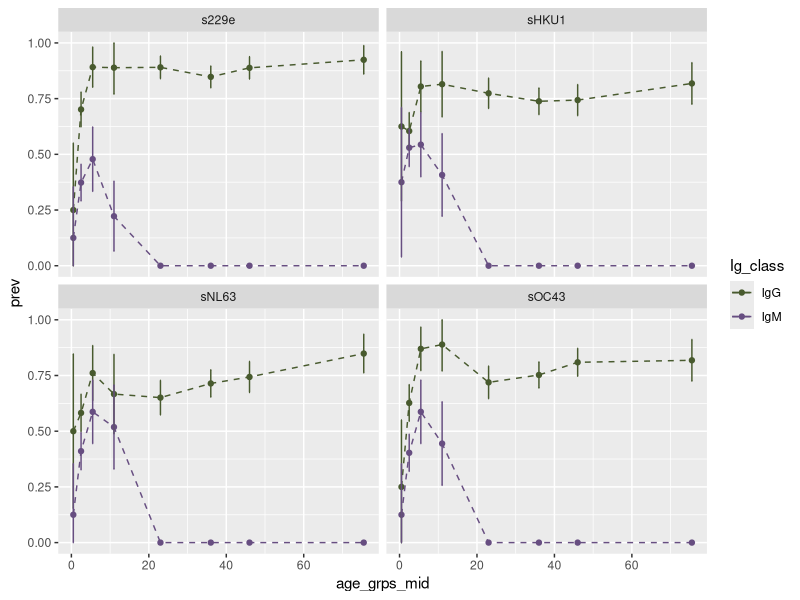
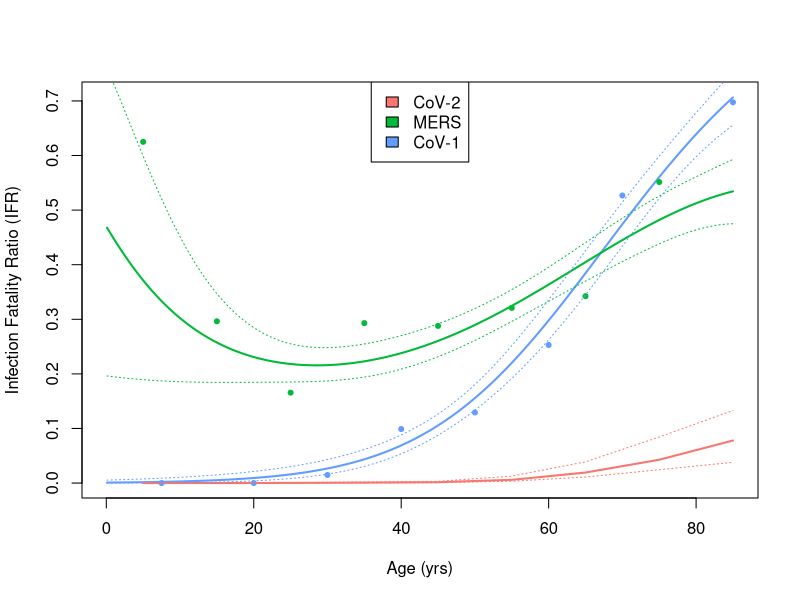
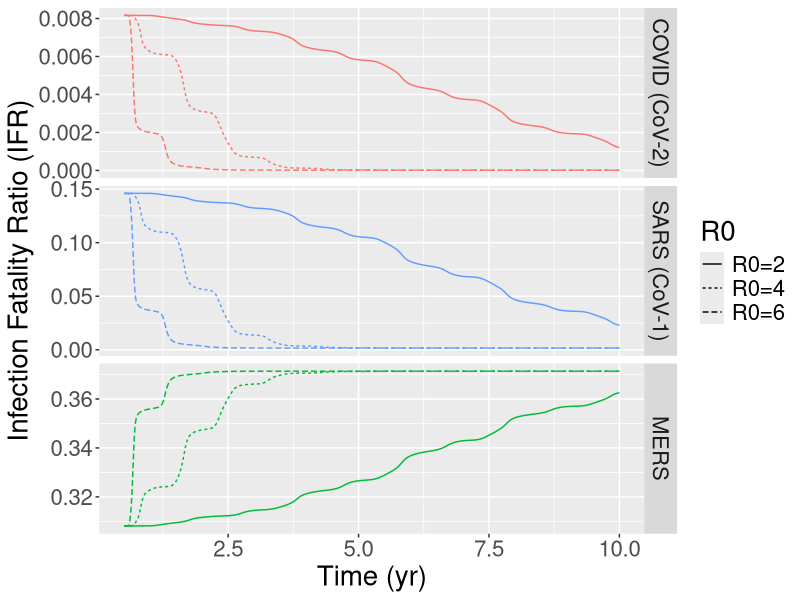
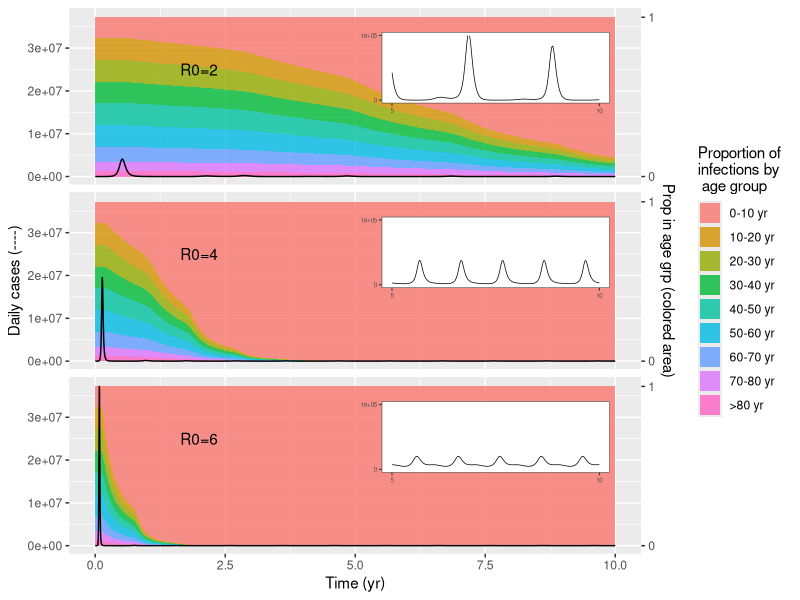
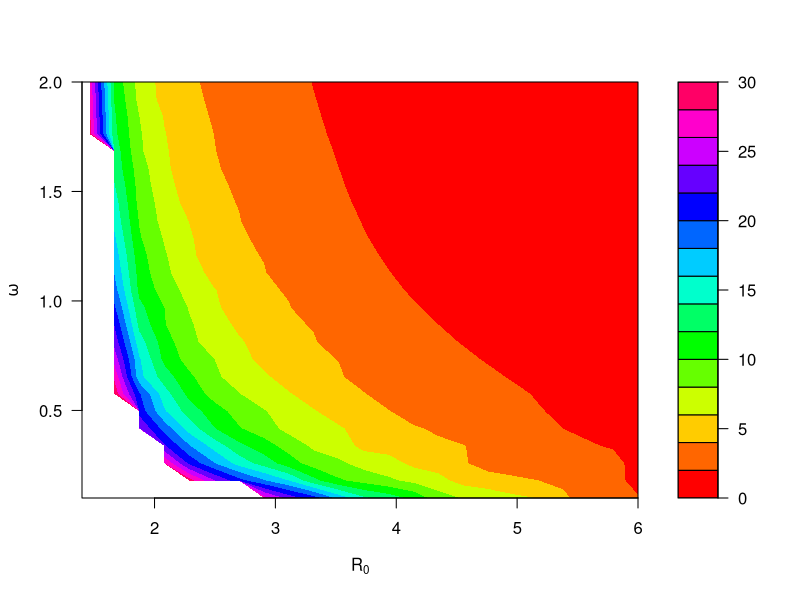
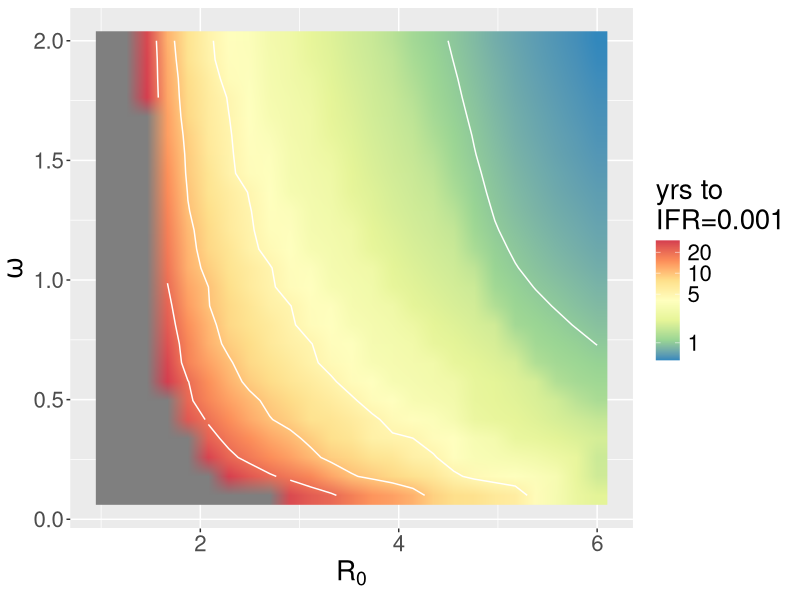
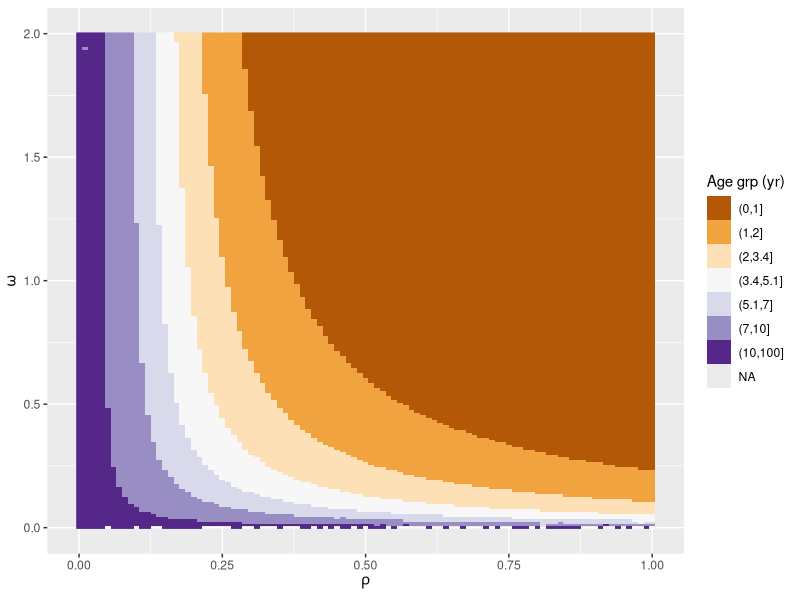

Write R code to recreate these figures, in order.
## ---- chunk 1
knitr::opts_chunk$set(echo=F)

## ---- chunk 2
#######################
# Serosurvey data from http://www.biomedcentral.com/1471-2334/13/433
# Jennie Lavine
# June 10, 2020
######################
setwd('/Users/jennielavine/Desktop/COVID-19')
require(tidyverse)

age_grps_min<-rep(c(0,1,4,7,15,31,41,51),8)
age_grps_max<-rep(c(1,4,7,15,31,41,51,100),8)
popsize<-rep(c(8,134,46,27,146,210,152,66),8)
serodat <- as.data.frame(cbind(age_grps_min,age_grps_max, popsize))
serodat$age_grps_mid<-(serodat$age_grps_max+serodat$age_grps_min)/2

Ig.names<-c('IgG','IgM')
serodat$Ig_class <- rep(c(rep(Ig.names[1],8),rep(Ig.names[2],8)),4)
s.names <- c('s229e','sOC43','sHKU1','sNL63')
serodat$strain <- rep(s.names,each=16)
serodat$pos<-NA
  
serodat$pos[serodat$strain=='s229e' & serodat$Ig_class=='IgG']<-
  c(2,94,41,24,130,178,135,61)

serodat$pos[serodat$strain=='sOC43' & serodat$Ig_class=='IgG']<-
  c(2,84,40,24,105,158,123,54)

serodat$pos[serodat$strain=='sHKU1' & serodat$Ig_class=='IgG']<-
  c(5,81,37, 22,113,155, 113,54)
 
serodat$pos[serodat$strain=='sNL63' & serodat$Ig_class=='IgG']<-
  c(4,78,35,18,95,150,113,56) 

serodat$pos[serodat$strain=='s229e' & serodat$Ig_class=='IgM']<-
  c(1,50,22,6,rep(0,4))

serodat$pos[serodat$strain=='sOC43' & serodat$Ig_class=='IgM']<-
  c(1,54,27,12, rep(0,4))

serodat$pos[serodat$strain=='sHKU1' & serodat$Ig_class=='IgM']<-
  c(3,71,25,11,rep(0,4))

serodat$pos[serodat$strain=='sNL63' & serodat$Ig_class=='IgM']<-
  c(1,55,27,14, rep(0,4))

z=1.96 

serodat$prev <- serodat$pos/serodat$popsize
serodat$err <-  z*sqrt((serodat$prev*(1-serodat$prev))/
                         serodat$popsize)
serodat$err.min<-serodat$prev-serodat$err
serodat$err.min[which(serodat$err.min<0)]<-0
serodat$err.max<-serodat$prev+serodat$err
serodat$err.max[which(serodat$err.max>1)]<-1

cols_bars<-c("#b2d4ac","#D08CC6")
col_err<-c("#485a2e", "#674E81")

age.widths<-serodat$age_grps_max[1:8] - serodat$age_grps_min[1:8]

#pdf('fig2a.pdf',height=4, width=5)
g <- ggplot(data=serodat, aes(y=prev, x=age_grps_mid))
g+ geom_point(aes(colour=Ig_class)) + 
  geom_line(aes(colour=Ig_class),linetype='dashed')+
  scale_fill_manual(values=cols_bars)+
  scale_colour_manual(values=col_err)+
  geom_errorbar(aes(ymin = err.min, ymax = err.max, colour=Ig_class), width = .25)+
  facet_wrap(vars(strain)) 
#dev.off()

rawdat <- sapply(s.names,function(x) NULL)
age_inds<-unique(serodat$age_grps_mid)
for (i in 1:length(s.names)){
  temp<-subset(serodat, Ig_class=='IgM' & strain==s.names[i])
  for(j in 1:length(age_inds)){
    temp2<-subset(temp, age_inds==age_inds[j])
    rawdat[[s.names[i]]]<-c(rawdat[[s.names[i]]],
                            rep(age_inds[j], temp2$pos))
    }
  }

means <- lapply(rawdat, mean)
sds <- lapply(rawdat, function(x){
  sqrt(var(x)/length(x))})

ests<-rbind(as.data.frame(means), as.data.frame(sds))
rownames(ests)<-c('means','sds')
ests['ci_low',]<-apply(ests, 2, function(x){
  x['means']-1.96*x['sds']
})

ests['ci_hi',]<-apply(ests, 2, function(x){
  x['means']+1.96*x['sds']
})
## ---- chunk 3

require(tidyverse)
library(readr)

res10<-read_csv('steady_state_res/output_0615_R010.csv')
res10$R0<-10
res5<-read_csv('steady_state_res/output_0614_R05.csv')
res5$R0<-5
res2 <-read_csv('steady_state_res/output_0615_R02.csv')
res2$R0<-2
res<-rbind(res10,res2, res5)

####Calculate contribution of secondary cases to FOI on S
rel_cont_I2<-expression(rel_2inf*ST_I2/(ST_I1+rel_2inf*ST_I2))
res$foi_I2_prop<-eval(rel_cont_I2, res)

res$age_lev<-cut(res$mapi, c(0,1,2,3.4,5.1,7,10,100))
temp<-subset(res, age_lev=="(3.4,5.1]" & res$omega1>=0.5)
range(temp$rel_2inf)
range(temp$foi_I2_prop)

pdf('fig2b.pdf', height=4, width=5)
g<-ggplot(data=subset(res, R0==5), aes(x=rel_2inf, y=omega1))
g + geom_raster(aes(fill=age_lev))+
  scale_fill_brewer(palette = "PuOr") +
  labs(x=expression(rho), y=expression(omega), fill='Age grp (yr)')
dev.off()

#+ facet_grid(vars(R0))

## ---- chunk 4
################
#SARS & MERS projections
# Jennie Lavine
# Aug 6, 2020
################

require(tidyverse)
library(dplyr)
library(ggplot2)
library(reshape2)


hk.sars <- data.frame(ages=c('[0,14]','[15,24]','[25,34]','[35,44]','[45,54]','[55,64]','[65,74]','>75'))
hk.sars$prev.10000 <- c(0.1,0.8,2,3.8,2.6,2.5,2.4,3.1)
hk.sars$cases <- round(1750*(hk.sars$prev.10000/sum(hk.sars$prev.10000)))
hk.sars$cfr <- c(0,0.5,1.6, 10,13,25.3,52.5,69.6)/100
hk.sars$deaths<- round(hk.sars$cfr * hk.sars$cases)

cfr.age<-data.frame(
  path=c(rep(c('mers', 'covid'),each=9),rep('sars',8)),
  age.mids=c(rep(c(seq(5,75,by=10),92.5),2),c(7.5,20,30,40,50,60,70,85))
)

cfr.age$cases[cfr.age$path=='mers']<-c(8, 27, 314, 215, 264, 321,333,214, 93)
cfr.age$deaths[cfr.age$path=='mers']=c(5, 8, 52,63, 76, 103, 114, 118, 49)

cfr.age$cases[cfr.age$path=='covid']<-c(
  416, 549, 3619, 7600, 8571, 10008, 8583, 3918, 1408)
cfr.age$deaths[cfr.age$path=='covid']<-c(
  0,1,7,18,38, 130,309, 312, 208)



cfr.age$cases[cfr.age$path=='sars']<-hk.sars$cases
cfr.age$deaths[cfr.age$path=='sars']=hk.sars$deaths

cfr.age$cfr<-cfr.age$deaths/cfr.age$cases

#cfr.age$cfr[cfr.age$path=='sars']<-c(0,0,0.9,3.0, 5.0, 10,17.6, 28, 26.3)/100

cfr.age$cfr.lo<-cfr.age$cfr-
  1.96*sqrt(cfr.age$cfr*(1-cfr.age$cfr)/cfr.age$cases)
cfr.age$cfr.hi<-cfr.age$cfr+
  1.96*sqrt(cfr.age$cfr*(1-cfr.age$cfr)/cfr.age$cases)

cfr.age$surv<-cfr.age$cases-cfr.age$deaths
pred.ages<-seq(5,85,length=9)

critval <- 1.96 ## approx 95% CI

logit.fun<-function(x){
  return(exp(x)/(1+exp(x)))
}

ages.sars<-cfr.age$age.mids[cfr.age$path=='sars']
dat.sars<-as.matrix(cfr.age[cfr.age$path=='sars',c('deaths','surv')])
fit.sars<-glm(dat.sars ~ poly(ages.sars,2), family='binomial')
sars.logit <- predict(fit.sars, data.frame(ages.sars=pred.ages), type='link',se.fit=T)
pred.sars<- logit.fun(sars.logit$fit)
pred.sars.lo <- logit.fun(sars.logit$fit - (critval * sars.logit$se.fit))
pred.sars.hi <- logit.fun(sars.logit$fit + (critval * sars.logit$se.fit))


ages.mers<-cfr.age$age.mids[cfr.age$path=='mers']
dat.mers<-as.matrix(cfr.age[cfr.age$path=='mers',c('deaths','surv')])
fit.mers<-glm(dat.mers ~ poly(ages.mers,3), family='binomial')
mers.logit <- predict(fit.mers, data.frame(ages.mers=pred.ages), type='link',se.fit=T)
pred.mers<- logit.fun(mers.logit$fit)



ages.covid<-cfr.age$age.mids[cfr.age$path=='covid']
dat.covid<-as.matrix(cfr.age[cfr.age$path=='covid',c('deaths','surv')])
fit.covid<-glm(dat.covid ~ poly(ages.covid,2), family='binomial')
covid.logit <- predict(fit.covid, data.frame(ages.covid=pred.ages))
pred.covid<- exp(covid.logit)/(1+exp(covid.logit))


# #pdf(file='fig4a.pdf',height=5, width=6)
# ggplot(mapping= aes(x=age.mids, y=deaths/cases, colour=path, succ=deaths, fail=cases-deaths))+
#   geom_point(data=cfr.age) +
#   geom_smooth(data=subset(cfr.age, cfr.age$path=='mers'),
#     method="glm",
#     method.args=list(family="binomial"),
#     formula = cbind(succ, fail) ~ poly(x,3)  
#     ) +
#   geom_smooth(data=subset(cfr.age, cfr.age$path=='sars'),
#     method="glm",
#     method.args=list(family="binomial"),
#     formula = cbind(succ, fail) ~ poly(x,2) 
#     ) +
# labs(x='midpoint of age groups (yr)', y='infection fatality ratio', color='pathogen')+
#    scale_color_discrete(labels = c("CoV-2", "MERS", "CoV-1"))+
#   theme(text = element_text(size = 20))   
# #dev.off()



#####Alternative plot using covid IFR
ages.line<-seq(0.1,85,by=0.1)

mers.logit.line <- predict(fit.mers, data.frame(ages.mers=ages.line), type='link',se.fit=T)
pred.line.mers<- logit.fun(mers.logit.line$fit)
pred.mers.lo <- logit.fun(mers.logit.line$fit - (critval * mers.logit.line$se.fit))
pred.mers.hi <- logit.fun(mers.logit.line$fit + (critval * mers.logit.line$se.fit))

sars.logit.line <- predict(fit.sars, data.frame(ages.sars=ages.line), type='link',se.fit=T)
pred.line.sars<- logit.fun(sars.logit.line$fit)
pred.sars.lo <- logit.fun(sars.logit.line$fit - (critval * sars.logit.line$se.fit))
pred.sars.hi <- logit.fun(sars.logit.line$fit + (critval * sars.logit.line$se.fit))

ifr.covid <- c(0.000016, 0.0000695, 0.000309, 0.000844, 0.00161, 0.00595, 0.0193, 0.0428, 0.078)
ifr.covid.lo<-
  c(0.000185, 0.00149,0.0138, 0.0408, 0.0764, 0.344, 1.11,2.45, 3.80) * 0.01
ifr.covid.hi<-
  c(0.0249, 0.0502, 0.0923, 0.185, 0.323, 1.28, 3.89, 8.44, 13.3) * 0.01

gg_color_hue <- function(n) {
  hues = seq(15, 375, length = n + 1)
  hcl(h = hues, l = 65, c = 100)[1:n]
}
cols <- gg_color_hue(3)
col.mers <- cols[2]
col.sars <- cols[3]
col.covid <- cols[1]

#pdf(file='fig4a2.pdf',height=6, width=5.2)

plot(x=ages.line, y=pred.line.sars, type='l', col=col.sars, xlab='Age (yrs)', ylab='Infection Fatality Ratio (IFR)', lwd=2)
points(x=ages.line, y=pred.line.mers, type='l', col=col.mers, lwd=2)
points(x=seq(5,85,by=10), y=ifr.covid, type='l', col=col.covid, lwd=2)

points(x=cfr.age[cfr.age$path=='mers', c('age.mids')], 
       y=cfr.age[cfr.age$path=='mers', c('cfr')], col=col.mers, pch=20)
points(x=cfr.age[cfr.age$path=='sars', c('age.mids')], 
       y=cfr.age[cfr.age$path=='sars', c('cfr')], col=col.sars, pch=20)

points(x=ages.line, y=pred.mers.lo, type='l', col=col.mers, lty='dotted')
points(x=ages.line, y=pred.mers.hi, type='l', col=col.mers, lty='dotted')

points(x=ages.line, y=pred.sars.lo, type='l', col=col.sars, lty='dotted')
points(x=ages.line, y=pred.sars.hi, type='l', col=col.sars, lty='dotted')

points(x=seq(5,85,by=10), y=ifr.covid.lo, type='l', col=col.covid, lty='dotted')
points(x=seq(5,85,by=10), y=ifr.covid.hi, type='l', col=col.covid, lty='dotted')

legend('top', legend=c('CoV-2','MERS','CoV-1'), fill=cols)

#dev.off()
## ---- chunk 5
require(deSolve)

MODEL <- function(times, logstate, parameters) {
  state=exp(logstate)
  with(as.list(c(state, parameters)), {
    S = matrix(state[1:J], nrow = J, ncol=1)
    I1 = matrix(state[(J+1):(2*J)], nrow = J, ncol=1)
    R1 = matrix(state[(2*J+1):(3*J)], nrow = J, ncol=1)
    R2 = matrix(state[(3*J+1):(4*J)], nrow = J, ncol=1)
    I2 = matrix(state[(4*J+1):(5*J)], nrow = J, ncol=1)
    
    N = sum(state)
    beta =beta0*(1+beta1*cos(2*pi*times+(pi/3)))
    lambda.in <- matrix(c(0, lambda), nrow=J, ncol=1)
    lambda.out <- matrix(c(lambda, 0), nrow=J, ncol=1)

    dS <- mu*N + 
      lambda.in * S - 
      beta * S * sum(I1+I2*rho) - 
      (delta + lambda.out)*S
    dI1 <- lambda.in * I1 + 
      beta * S * sum(I1+I2*rho) - 
      (delta + lambda.out + gamma) * I1
    dR1 <- lambda.in * R1 + 
      gamma * (I1 + I2) - 
      (delta + omega + lambda.out) * R1
    dR2 <- lambda.in * R2 + 
      omega * R1 -
      beta * R2 * sum(I1+I2*rho) - 
      (delta + lambda.out) * R2
    dI2 <- lambda.in * I2 + 
      beta * R2 * sum(I1+I2*rho) - 
      (gamma + delta + lambda.out) * I2
    
    return(list(c(dS, dI1, dR1, dR2, dI2)/state))
  })
}


fun_0.5yr <- function(deaths = x, cases = y, ind) {
  sum(deaths[ind:(ind + round(steps.yr/2))]) / sum(cases[ind:(ind + round(steps.yr/2))])
}
########################
#Age data, hospitalization rates and CFRs
# Age distribution of US from https://www.census.gov/prod/cen2010/briefs/c2010br-03.pdf
#age-specific death rates from https://www.cdc.gov/nchs/data/databriefs/db355_tables-508.pdf#page=3 2018 data
#birth rate from https://www.cdc.gov/nchs/fastats/births.htm
#########################

age_dist<-read.csv('US_age_dist.csv')[,1:2]
colnames(age_dist) <- c('age', 'pop.size')
#age_dist$prop<-age_dist$pop.size/sum(age_dist$pop.size)

age_9grp <- as.data.frame(cbind('age'=c(seq(10,80, by=10), 105) , 
                                'pop.size'=c(sum(age_dist$pop.size[1:2]), 
                                             sum(age_dist$pop.size[3:4]), 
                                             sum(age_dist$pop.size[5:6]), 
                                             sum(age_dist$pop.size[7:8]), 
                                             sum(age_dist$pop.size[9:10]), 
                                             sum(age_dist$pop.size[11:12]), 
                                             sum(age_dist$pop.size[13:14]), 
                                             sum(age_dist$pop.size[15:16]), 
                                             sum(age_dist$pop.size[17:21])
                                )))

age_9grp$prop <- age_9grp$pop.size/sum(age_9grp$pop.size)

age_9grp$cfr.sars <- pred.sars
#age_9grp$cfr.covid <- pred.covid
age_9grp$cfr.covid <- ifr.covid

age_9grp$cfr.mers <- pred.mers
tot_pop <- sum(age_9grp$pop.size)


death_rate_age<-as.data.frame(cbind(age=seq(25,95,by=10), 
                                    number=c(30154,58844,80380,164837,374836,543778,675205,880280),
                                    rate=c(70.2,128.8,194.7,395.9,886.7,1783.3,4386.1,13450.7)/100000))

death_rate.glm<-with(
  death_rate_age,glm(rate ~ age,
                     family=gaussian(link='log'))
)

pred_death_rate<-exp(predict(death_rate.glm, data.frame(age=seq(0,100,by=0.5))))

mod.pred<-round(exp(predict(death_rate.glm, data.frame(age=c(seq(5,75,by=10),90) ))),5)
mean_death_rate<-sum(age_9grp$prop*mod.pred)
age_9grp$br.death<-mod.pred

#Total number of births in 2018 in the US: 3791712
#Total number of deaths in 2018 in the US: 2813503
birth.rate<-11.6/1000



##################
#Set initial conditions
##################

J=9
state.names<-paste(rep(c('S','I1','R1','R2','I2'),each=J),
                   rep(letters[1:J], 5),sep='')
state_init <- rep(1E-15, 5*J)
names(state_init)<-state.names
state_init[grep('S',state.names)]<-age_9grp$prop
state_init[grep('I1', state.names)]<-1/sum(age_9grp$pop.size)
state_init<-log(state_init/sum(state_init))

param_grid<-expand.grid(
  R0 = c(2,4,6), 
  beta1 = 0.2, #seasonal forcing parameter
  gamma = 365/9, 
  omega = 1,
  rho = 0.7,
  disease = c('covid','sars','mers')
)

params<-list(NULL)
for(i in 1:nrow(param_grid)){
  params[[i]]<- list(
    mu = matrix(c(birth.rate, rep(0, (J-1))), nrow=J, ncol=1),
    delta = matrix(age_9grp$br.death, nrow=J, ncol=1),
    beta0 = (365/9 + birth.rate)*param_grid$R0[i], 
    beta1 = 0.2, #seasonal forcing parameter
    lambda = matrix(1/(diff(age_9grp$age)),nrow=(J-1), ncol=1),
    gamma = 365/9, 
    omega = 1,
    rho = 0.7,
    R0=param_grid$R0[i],
    disease = param_grid$disease[i],
    cfr = age_9grp[,grep(param_grid$disease[i],names(age_9grp))]
  )
}

steps.yr = 365
maxt = 10
times=seq(0,maxt, by=1/steps.yr)
sim.n<-nrow(param_grid)

cases_res<-matrix(rep(NA, sim.n*steps.yr*maxt), ncol=sim.n)
cfr_res<-matrix(rep(NA, sim.n*(steps.yr*maxt-(round(steps.yr/2)+1))), ncol=sim.n)
infecs_res<-list(NULL)
pop_res<-matrix(rep(NA, sim.n*steps.yr*maxt), ncol=sim.n)

for(j in 1:length(params)){
  out <- ode(y=state_init, times=times, func=MODEL, parms=params[[j]])
  out<-exp(out)
  out[,1]<-log(out[,1])

  probs.step <- 1-pexp(rate=unlist(params[[j]]['gamma']), 1/steps.yr)
  
  I_t1 <- tail(out[, grep('I1',colnames(out))], -1)
  I_t0 <- head(out[, grep('I1',colnames(out))], -1)
  X = I_t1 - (I_t0 * probs.step)  #calculate X, new infections at time t
  ##I_t1 = I_t0*P(staying in I in time step) + X
  ##X = I_t1 - I_t0*P(staying in I in time step)
  
  newI_step<-X*tot_pop
  
  deaths <- t(t(newI_step) * params[[j]]$cfr)
  deaths_tot <- apply(deaths, 1, sum)
  cases_tot <- apply(newI_step, 1, sum)
  
  cfr_0.5yr <- c(NULL)
  for (i in 1:(length(deaths_tot) - round(steps.yr/2)-1)) {
    cfr_0.5yr[i] <- fun_0.5yr(deaths = deaths_tot,
                              cases = cases_tot,
                              ind = i)
  }

  infecs_res[[j]] <- newI_step
  cases_res[, j] <- cases_tot
  cfr_res[, j] <- cfr_0.5yr
  pop_res[,j] <- apply(out[-1,-1], 1, sum) * tot_pop
  print(j)
}



#################
#Plotting
###############
##Plot CFR
cfr_res<-as.data.frame(cfr_res)
names(cfr_res)<-paste( param_grid[,'disease'],' R0=',param_grid[,'R0'],  sep='')
cfr_res$time<-tail(times, nrow(cfr_res))
cfr_clean<-gather(cfr_res, params, cfr, -time)
cfr_clean$disease <- unlist(str_split(cfr_clean$params, ' '))[1:2==1]
cfr_clean$R0 <- unlist(str_split(cfr_clean$params, ' '))[1:2==2]
cfr_clean$disease2<-factor(cfr_clean$disease, levels=c('covid','sars','mers'))

path.labs<-c(covid='COVID (CoV-2)', sars='SARS (CoV-1)', mers='MERS')

#pdf('fig4b2.pdf',height=6, width=6)
cfr.plot <- ggplot(data=cfr_clean, aes(x=time, y=cfr, color=disease))

cfr.plot + geom_line(aes(linetype=R0)) + 
  facet_grid(rows=vars(disease2), scales='free', 
             labeller=labeller(disease2=path.labs)) +
  scale_color_discrete(guide=F) + 
  theme(text = element_text(size = 20))  +
  labs(x='Time (yr)',y='Infection Fatality Ratio (IFR)')
#dev.off()
## ---- chunk 6

#Plot Cases & Ages
annotation_custom2 <- function (grob, xmin = -Inf, xmax = Inf, ymin = -Inf, ymax = Inf, data) 
{
  layer(data = data, stat = StatIdentity, position = PositionIdentity, 
        geom = ggplot2:::GeomCustomAnn,
        inherit.aes = TRUE, params = list(grob = grob, 
                                          xmin = xmin, xmax = xmax, 
                                          ymin = ymin, ymax = ymax))
}


temp <- as.data.frame(infecs_res[[1]])
temp$R0<-params[[1]]$R0
temp$disease<-params[[1]]$disease
temp$time<-times[-1]
temp$popsize<-pop_res[,1]
age.data<-temp
for(i in 2:length(infecs_res)){
  temp <- as.data.frame(infecs_res[[i]])
  temp$R0<-params[[i]]$R0
  temp$disease<-params[[i]]$disease
  temp$time<-times[-1]
  temp$popsize<-pop_res[,i]
  age.data<-rbind(age.data, temp)
}               


age.data$tot_cases <- apply(age.data[,1:J], 1, sum)
props<-age.data[,1:J]/age.data$tot_cases
colnames(props)<-paste(colnames(props), '.prop', sep='')
age.data$inc<-age.data$tot_cases/age.data$popsize
age.data<-cbind(age.data, props)

age.data<-age.data%>% 
  pivot_longer(grep('.prop',colnames(age.data)), 
               names_to = "age_grp", values_to = "prop_cases")

# Plot
R0.labs<-paste('R0', '=', c(2,4,6), sep='')
names(R0.labs)<-c(2,4,6)
age.labs<-c(paste( c(0,head(age_9grp$age,-2)),'-',
                head(age_9grp$age,-1), ' yr', sep=''),
            paste('>',age_9grp$age[8], ' yr', sep='')
 )

g<- ggplot(subset(age.data, disease=='sars'), aes(x=time))

dat_text <- data.frame(
  label = R0.labs,
  R0   = c(2,4,6),
  x     = rep(2,3),
  y     = rep(2.5E7,3)
)

max.y<-max(age.data$prop_cases*max(age.data$tot_cases))



g.main <- g + geom_area(aes(y=prop_cases*max(tot_cases), fill=age_grp), alpha=0.8 , size=1) + 
  scale_fill_discrete(labels = age.labs)+
  geom_line(aes(y=tot_cases) ) +
  scale_y_continuous(limits=c(0,max.y+(max.y/100)), 
    sec.axis = sec_axis( trans=~./max.y, 
        name="Prop in age grp (colored area)", breaks=c(0,1))) +
  facet_grid(vars(R0)) +
  labs(x='Time (yr)', y='Daily cases (----)', 
       fill='Proportion of \ninfections by \n age group') + 
  geom_text(data = dat_text,
            mapping = aes(x = x, y = y, label = label)) +
  theme(strip.background = element_blank(),
        strip.text.y = element_blank())

g.tail.2 <- ggplot(data = subset(age.data, time>5 & R0==2), aes(x=time)) + 
  geom_line(aes(y=tot_cases), size=0.25) +  
  guides(fill=FALSE) +
  scale_x_continuous(breaks=c(5,10)) +
  scale_y_continuous(breaks = c(0,100000), limits=c(0,100000), labels=c(0,1E5))+
  theme_bw(base_size=8) +  ## makes everything smaller
  theme(panel.background = element_rect(fill="white"),  ## white plot background 
        axis.title.y = element_blank(),
        axis.title.x = element_blank(),
        axis.text.x = element_text(size=rel(0.7)), ## tiny axis text
        axis.text.y = element_text(size=rel(0.7)),
        panel.grid.major = element_blank(),
        panel.grid.minor = element_blank(),
        plot.background = element_blank()) 

g.tail.4 <- ggplot(data = subset(age.data, time>5 & R0==4), aes(x=time)) + 
  geom_line(aes(y=tot_cases), size=0.25) +  
  guides(fill=FALSE) +
  scale_x_continuous(breaks=c(5,10)) +
  scale_y_continuous(breaks = c(0,100000), limits=c(0,100000), labels=c(0,1E5))+
  theme_bw(base_size=8) +  ## makes everything smaller
  theme(panel.background = element_rect(fill="white"),  ## white plot background 
        axis.title.y = element_blank(),
        axis.title.x = element_blank(),
        axis.text.x = element_text(size=rel(0.7)), ## tiny axis text
        axis.text.y = element_text(size=rel(0.7)), ## tiny axis text

        panel.grid.major = element_blank(),
        panel.grid.minor = element_blank(),
        plot.background = element_blank())


g.tail.6 <- ggplot(data = subset(age.data, time>5 & R0==6), aes(x=time)) + 
  geom_line(aes(y=tot_cases), size=0.25) +  
  guides(fill=FALSE) +
  scale_x_continuous(breaks=c(5,10)) +
  scale_y_continuous(breaks = c(0,100000), limits=c(0,100000), labels=c(0,1E5))+
  theme_bw(base_size=8) +  ## makes everything smaller
  theme(panel.background = element_rect(fill="white"),  ## white plot background 
        axis.title.y = element_blank(),
        axis.title.x = element_blank(),
        axis.text.x = element_text(size=rel(0.7)), ## tiny axis text
        axis.text.y = element_text(size=rel(0.7)), ## tiny axis text

        panel.grid.major = element_blank(),
        panel.grid.minor = element_blank(),
        plot.background = element_blank())

g.main + annotation_custom2(grob=ggplotGrob(g.tail.2), 
                            data=subset(age.data, R0==2),
                            ymin = 1.3E7, ymax=3.5E7, xmin=5, xmax=10) +
  annotation_custom2(grob=ggplotGrob(g.tail.4), 
                     data=subset(age.data, R0==4),
                     ymin = 1.3E7, ymax=3.5E7, xmin=5, xmax=10)+
  annotation_custom2(grob=ggplotGrob(g.tail.6), 
                     data=subset(age.data, R0==6),
                     ymin = 1.3E7, ymax=3.5E7, xmin=5, xmax=10)


## ---- chunk 7
res<-read_csv('sensitivity_1030.csv')
res<-subset(res, rho==0.7)

temp<-matrix(res$CFR_lo_time, 
             nrow=length(unique(res$R0)), 
             ncol=length(unique(res$omega))
)

filled.contour(x=unique(res$R0),
               y=unique(res$omega), 
               z=temp, 
               nlevels=20,
               xlim=c(1.4,6),
               color.palette = rainbow, 
               xlab=expression('R'[0]), 
               ylab=expression(omega))

g <- ggplot(data=subset(res, rho=0.7), 
            aes(x=R0, y=omega, 
                z=CFR_lo_time,
                fill=CFR_lo_time)
            )

#pdf('fig3b2_new.pdf',height=3.5,width=5)
  g +
  geom_raster(interpolate = T) +
  scale_fill_distiller(palette = "Spectral", 
                       trans='log10',
                       breaks = c(1,5,10,20))+
    geom_contour(color = "white", alpha = 1,
               breaks=c(1,5,10,20), 
               show.legend=T) +
    labs(x=expression("R"[0]), y=expression(omega), 
       fill='yrs to \nIFR=0.001')+
  theme(text = element_text(size = 20))
#dev.off() 
 
 
  # scale_fill_gradient2(trans = "log", 
  #         breaks = c(0.5,2,8, 28), midpoint=log(0.5))+
  # labs(x=expression("R"[0]), y=expression(omega), 
  #      fill='yrs to \nIFR=0.001')+
  # theme(text = element_text(size = 20))  
